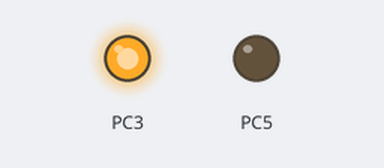
Bench run of a program on a simulated ATmega8, built with avr-gcc and emulated at 7.3728 MHz. On the bench: output pins drawn as LEDs (lit = HIGH). What the program prints to the serial monitor is not drawn. At 22.3 s the program stops and its outputs stay as they are.

Above: at 0.2 s.
Timing chart, 0 to 20.7 s (numbered marks = the images above):
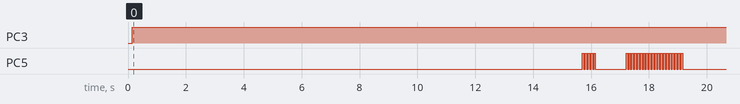

Measured:
- by itself, PC3: LOW → HIGH at 0.15 s
- by itself, PC5: goes 4 × (HIGH 0.05 s, LOW 0.05 s), HIGH 0.05 s, LOW 1.1 s, 19 × (HIGH 0.05 s, LOW 0.05 s), HIGH 0.05 s, then LOW

The program:

parsowanie_tekstu.c
```c
#include <avr/io.h>
#include <util/delay.h>
#include <avr/interrupt.h>
#include <avr/pgmspace.h>
#include <stdlib.h>
#include <stddef.h>
#include <string.h>
#include "USART.h"


const __flash char komenda_usart[] = "AT+UART=115200,0,0";

const __flash char komenda_echo[]="ATE0\r\n";

const __flash char komenda_start[]=		"AT+CIPSTART=\"UDP\",\"ntp1.tp.pl\",123\r\n";
const __flash char komenda_send[]=		"AT+CIPSEND=48\r\n";
const __flash char komenda_close[]=		"AT+CIPCLOSE\r\n";
const __flash char komenda_polacz[]=	"AT+CWJAP_CUR=\"Buba_wifi_G\",\"lIUF09e8fOjfEFH23098fySH23ufy\"\r\n";
const __flash char ipd[]=				"+IPD,48:";

const __flash char komenda_stacja[] =	"AT+CWMODE_CUR=3\r\n";
const __flash char komenda_wyslanie[]=	"AT+CIPSTART=\"TCP\",\"celinz1.elektroda.eu\",80\r\n";
const __flash char komenda_send2[] =	"AT+CIPSEND=";
const __flash char komenda_get_1[] =	"GET /MAL/dodaj_wynik.php?wynik=";
const __flash char komenda_get_2[] =	" HTTP/1.1\r\nHost: celinz1.elektroda.eu\r\n\r\n";


volatile char czas_odebrano[100];
volatile unsigned int czas_odebrano_indeks = 0;

char bufor_czasu[16];
char bufor_dlugosci[16];


unsigned long czas_unix;


ISR(USART_RXC_vect)
{
	czas_odebrano[czas_odebrano_indeks] = UDR;
	if(czas_odebrano_indeks < sizeof(czas_odebrano)-1) czas_odebrano_indeks++;
}

void esp8266_czekaj_na_bajty_lub_ms(uint16_t ilosc_bajtow, uint16_t ilosc_milisekund)
{
	//czekaj na otrzymanie wymaganej ilo ci danych LUB up³yw zadanego czasu dok³adno ci¹ 1 ms
	while (ilosc_milisekund > 0)
	{
		_delay_ms(1);
		cli();	//atomowosc usart_bufor_odbioru_indeks
		if(czas_odebrano_indeks >= ilosc_bajtow)	ilosc_milisekund = 0;
		else										ilosc_milisekund --;
		sei();
	}
}

void custom_delay_ms(int delay) // funkcja opozniajaca na podstawie danych otrzymanych od modulu
//
{
	unsigned int indeks_poprzedni;
	int licznik;
		cli();
		do
		{
			indeks_poprzedni = czas_odebrano_indeks;
			sei();
			_delay_ms(1);
			licznik += 1;
			cli();
		}
		while (indeks_poprzedni != czas_odebrano_indeks  && licznik < delay);
		sei();
		_delay_ms(10);
}

void mrugaj(int mruganie)
{
	for (int i = 0; i < mruganie; i++)
	{
		PORTC |= (1<<PC5);

		_delay_ms(500);

		PORTC &= ~(1<<PC5);

		_delay_ms(500);
	}
}

void resetuj(void)
{
	PORTC |= (1 << PC4);
	_delay_ms(50);
	PORTC &= ~(1 << PC3);

	_delay_ms(100);

	PORTC |= (1 << PC3);
}

void zaechuj(void)	//wylaczenie echa w terminalu
{
	czas_odebrano_indeks = 0;
	for(int i = 0; i < strlen_P(komenda_echo); i++)
	{
		while(!(UCSRA & (1 << UDRE)));
		UDR = komenda_echo[i];
	}

	_delay_ms(500);
}

void polacz(void)
{
	czas_odebrano_indeks = 0;
	for(int i = 0; i < strlen_P(komenda_polacz); i++)
	{
		while(!(UCSRA & (1 << UDRE)));
		UDR = komenda_polacz[i];
	}

	_delay_ms(10000);
}


void wyslij(void)
{
	czas_odebrano_indeks = 0;
	for (int i = 0; i < strlen_P(komenda_start); i++)
	{
		while(!(UCSRA & (1 << UDRE)));
		UDR = komenda_start[i];
	}
	custom_delay_ms(1000);
	//_delay_ms(1000);

	czas_odebrano_indeks = 0;
	for (int i = 0; i < strlen_P(komenda_send); i++)
	{
		while(!(UCSRA & (1 << UDRE)));
		UDR = komenda_send[i];
	}

	custom_delay_ms(1000);

	//paczka danych ntp
	czas_odebrano_indeks = 0;
	while(!(UCSRA & (1 << UDRE)));
	UDR = 0x1B;									//naglowek paczki danych

	czas_odebrano_indeks = 0;  //pozostala czesc paczki same zera
	for (int i = 0; i < 47; i++)
	{
		while(!(UCSRA & (1 << UDRE)));
		UDR = 0x00;
	}

	//_delay_ms(500);
	esp8266_czekaj_na_bajty_lub_ms(86,2000);

	char *wskaznik = (char *)memmem_P((const void *)czas_odebrano, czas_odebrano_indeks,(const void *)ipd, strlen_P(ipd));
	if(*wskaznik != NULL)
	{
		cli();
	czas_unix = 16777216UL * (*(wskaznik+48)) + 65536UL * (*(wskaznik+49)) + 256UL * (*(wskaznik+50)) + (*(wskaznik+51));
	czas_unix -= 2208988800UL; //korekta roku 1900 do 1970(czas unix)
		sei();
	}
	else czas_unix = 16777216UL;
	//wróæ do trybu AT wysy³aj¹c: +++
	czas_odebrano_indeks = 0;
	for (int i = 0; i < 3; i++)
	{
		while(!(UCSRA & (1 << UDRE)));
		UDR = '+';
	}

	_delay_ms(1500);

	for (int i = 0; i < sizeof(komenda_close)-1; i++)
	{
		while(!(UCSRA & (1 << UDRE)));
		UDR = komenda_close[i];
	}

	custom_delay_ms(1000);

	for (int i = 0; i < 5; i++)
	{
		PORTC |= (1<<PC5);

		_delay_ms(50);

		PORTC &= ~(1<<PC5);

		_delay_ms(50);
	}
	custom_delay_ms(1000);
}


void wysylaj(void)
{
	czas_odebrano_indeks = 0;
	for (int i = 0; i < strlen_P(komenda_usart); i++)
	{
		while(!(UCSRA & (1 << UDRE)));
		UDR = komenda_usart[i];
	}
	while(!(UCSRA & (1 << UDRE)));
	UDR = 0x0D;
	while(!(UCSRA & (1 << UDRE)));
	UDR = 0x0A;
}

void wyslij_do_bazy(unsigned long czas)
{
	//AT+CWMODE_CUR=3
	czas_odebrano_indeks = 0;
	for(int i = 0; i < strlen_P(komenda_stacja); i++)
	{
		while(!(UCSRA & (1 << UDRE)))
			continue;
		UDR = komenda_stacja[i];
	}

	custom_delay_ms(3000);

	//AT+CIPSTART=\"TCP\",\"celinz1.elektroda.eu\",80\r\n"
	czas_odebrano_indeks = 0;
	for(int i = 0; i < strlen_P(komenda_wyslanie); i++)
	{
		while(!(UCSRA & (1 << UDRE)))
			continue;
		UDR = komenda_wyslanie[i];
	}

	_delay_ms(1000);
	//mrugaj(20);

	ultoa(czas, bufor_czasu, 10);


	unsigned int dlugosc = strlen_P(komenda_get_1) + strlen(bufor_czasu) + strlen_P(komenda_get_2);

	itoa(dlugosc, bufor_dlugosci, 10);


	custom_delay_ms(500);


	//AT+CIPSEND=
	czas_odebrano_indeks = 0;
	for(int i = 0; i < strlen_P(komenda_send2); i++)
	{
		while(!(UCSRA & (1 << UDRE)))
			continue;
		UDR = komenda_send2[i];
	}

	for(int i = 0; i < strlen(bufor_dlugosci); i++)
	{
		while(!(UCSRA & (1 << UDRE)));
		UDR = bufor_dlugosci[i];
	}

	while(!(UCSRA & (1 << UDRE)))
		continue;
	UDR = 0x0D;
	while(!(UCSRA & (1 << UDRE)))
		continue;
	UDR = 0x0A;
	custom_delay_ms(1000);


	//while(1);
	//mrugaj(15);


	//GET celinz1.elektroda.eu/MAL/dodaj_wynik.php?wynik=";
	czas_odebrano_indeks = 0;
	for(int i = 0; i < strlen_P(komenda_get_1); i++)
	{
		while(!(UCSRA & (1 << UDRE)))
			continue;
		UDR = komenda_get_1[i];
	}

	for(int i = 0; i < strlen(bufor_czasu); i++)
	{
		while(!(UCSRA & (1 << UDRE)))
			continue;
		UDR = bufor_czasu[i];
	}

	// HTTP/1.1\r\nHost: celinz1.elektroda.eu\r\n\r\n";
	for(int i = 0; i < strlen_P(komenda_get_2); i++)
	{
		while(!(UCSRA & (1 << UDRE)))
			continue;
		UDR = komenda_get_2[i];
	}
	//Od tego miejsca program przestaje poprawnie pracowac
	//while(1);

	_delay_ms(500);

	//+++
	czas_odebrano_indeks = 0;
	for(int i = 0; i < 3; i++)
	{
		while(!(UCSRA & (1 << UDRE)))
			continue;
		UDR = '+';
	}
	_delay_ms(1500);


	//AT+CIPCLOSE\r\n
	czas_odebrano_indeks = 0;
	for(int i = 0; i < strlen_P(komenda_close); i++)		//<-----  Ta pêtla wykracza poza granicê tablicy ... zastanówcie siê nad jej poprawno ci¹ :D
	{
		while(!(UCSRA & (1 << UDRE)))
			continue;
		UDR = komenda_close[i];
	}


}


int main(void)
{
	DDRC |= (1 << PC5) | (1 << PC3);

	//mrugaj(32000);

	usart_inicjuj_115200();
	resetuj();

	_delay_ms(2000);

	sei();
	polacz();

	wyslij();
	_delay_ms(1000);

	for (int i = 0; i < 20; i++)
	{
		PORTC |= (1<<PC5);

		_delay_ms(50);

		PORTC &= ~(1<<PC5);

		_delay_ms(50);
	}

	wyslij_do_bazy(czas_unix);

	//tutaj brak pêtli g³ównej

}
```

USART.c
```c
/*
 * USART.c
 *
 * Created: 2017-02-04 12:44:57
 *  Author: Dondu
 */

#include <avr/io.h>

#include "USART.h"

void usart_inicjuj_115200(void)
{
	UBRRL =	7;
	UCSRA |= (1 << U2X);
	UCSRB |= (1 << TXEN) | (1 << RXEN) | (1 << RXCIE);
	UCSRC |= (1 << URSEL) | (1 << UCSZ0) | (1 << UCSZ1);
	DDRD |= (1 << PD1);
}


void usart_inicjuj_38400(void)
{
	UBRRL =	35;
	UCSRA |= (1 << U2X);
	UCSRB |= (1 << TXEN) | (1 << RXEN) | (1 << RXCIE);
	UCSRC |= (1 << URSEL) | (1 << UCSZ0) | (1 << UCSZ1);
	DDRD |= (1 << PD1);
}
```

USART.h
```c
/*
 * USART.h
 *
 * Created: 2017-02-04 12:45:23
 *  Author: Dondu
 */


#ifndef USART_H_
#define USART_H_

	extern void usart_inicjuj_115200(void);
	extern void usart_inicjuj_38400(void);


#endif /* USART_H_ */
```
